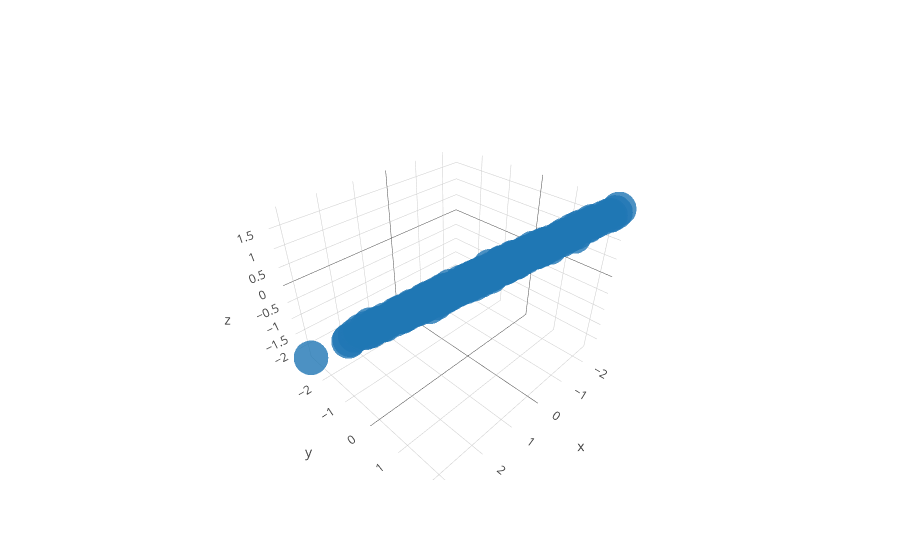

The notebook cell this image was saved under:
### Code cell
from plotly.offline import download_plotlyjs, init_notebook_mode, plot, iplot
import plotly.graph_objs as go
init_notebook_mode(connected=True)

trace1 = go.Scatter3d(
    x=projected_mine[:,0],
    y=projected_mine[:,1],
    z=projected_mine[:,2],
    mode='markers',
    marker=dict(size=12,opacity=0.8)
)
data = [trace1]
fig  = go.Figure(data=data)
iplot(fig)

### Figure 1 — Plotly figure (JSON) as saved in the notebook; plotly's stock layout.template omitted (floating-point values rounded to 4 significant figures; data arrays with more than 128 entries replaced by an {"elided": "..."} marker saying what was removed)
{"data": [{"marker": {"opacity": 0.8, "size": 12}, "mode": "markers", "type": "scatter3d", "uid": "728e7907-f4ed-4c05-8698-966f1313e5ac", "x": {"elided": "400 float values"}, "y": {"elided": "400 float values"}, "z": {"elided": "400 float values"}}], "layout": {}}
